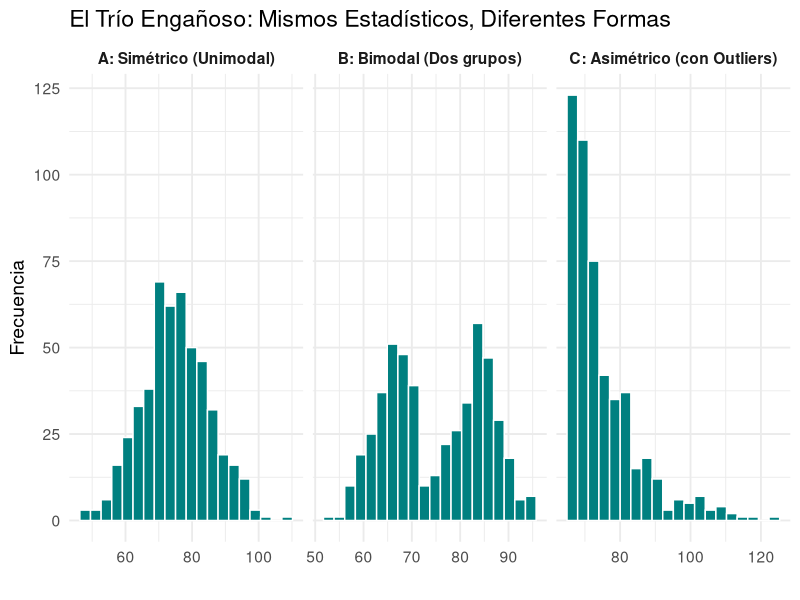

R code for this plot:
## ---- chunk 1
library(tidyverse)
set.seed(123)
grupo_a <- tibble(valor = rnorm(500, 75, 10), grupo = "A: Simétrico (Unimodal)")
grupo_b <- tibble(valor = c(rnorm(250, 65, 5), rnorm(250, 85, 5)), grupo = "B: Bimodal (Dos grupos)")
grupo_c <- tibble(valor = rexp(500, 1/10) * 5 + 30, grupo = "C: Asimétrico (con Outliers)")
trio_enganoso <- bind_rows(grupo_a, grupo_b, grupo_c)

# Para forzar medias y sd similares (haciendo trampa por pedagogía)
trio_enganoso <- trio_enganoso %>% group_by(grupo) %>%
  mutate(valor = scale(valor) * 10 + 75)

ggplot(trio_enganoso, aes(x = valor)) +
  geom_histogram(fill = "#008080", color = "white", bins = 20) +
  facet_wrap(~grupo, scales = "free_x") +
  labs(title = "El Trío Engañoso: Mismos Estadísticos, Diferentes Formas", x="", y="Frecuencia") +
  theme_minimal(base_size = 14) +
  theme(strip.text = element_text(face = "bold"))
